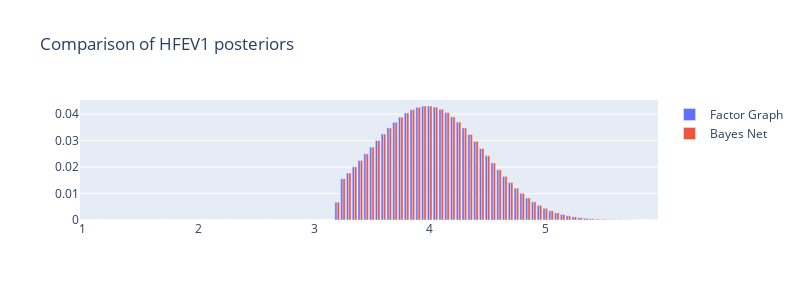

Here is the notebook cell this chart was saved with:
### Code cell
((hfev1_posterior - res[HFEV1.name].values) < 1e-5).all()
# Plot the two posteriors with plotly go figure
import plotly.graph_objs as go

fig = go.Figure()
# Add bar plot for the factor graph model
fig.add_trace(go.Bar(x=HFEV1.bins, y=hfev1_posterior, name="Factor Graph"))
fig.add_trace(go.Bar(x=HFEV1.bins, y=res[HFEV1.name].values, name="Bayes Net"))
# Update layout
fig.update_layout(
    barmode="group", title="Comparison of HFEV1 posteriors", width=800, height=300
)
fig.show()
